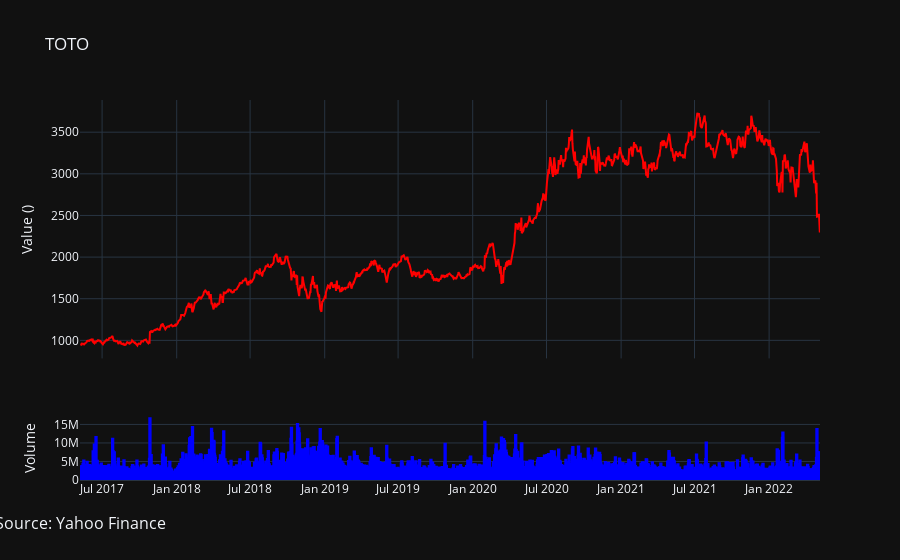

Here is the notebook cell this chart was saved with:
### Code cell
grisbi.strategie_tortue(df["2021":"2022"],plot=True)

grisbi.plot_stock(df, mode="plotly",title="TOTO",stockName="pouetpuet")

### Figure 1 — Plotly figure (JSON) as saved in the notebook; plotly's stock layout.template omitted (floating-point values rounded to 4 significant figures; data arrays with more than 128 entries replaced by an {"elided": "..."} marker saying what was removed)
{"data": [{"line": {"color": "red", "width": 2}, "mode": "lines", "name": "pouetpuet", "type": "scatter", "x": {"elided": "1260 str values"}, "xaxis": "x", "y": {"elided": "1260 float values"}, "yaxis": "y"}, {"marker": {"color": "blue", "line": {"color": "blue", "width": 3}}, "name": "Volume", "type": "bar", "x": {"elided": "1260 str values"}, "xaxis": "x2", "y": {"elided": "1260 int values"}, "yaxis": "y2"}], "layout": {"annotations": [{"font": {"size": 16}, "showarrow": false, "text": "Source: Yahoo Finance", "x": 0, "xanchor": "center", "xref": "paper", "y": 0, "yanchor": "top", "yref": "paper", "yshift": -30}], "showlegend": false, "title": {"text": "TOTO"}, "xaxis": {"anchor": "y", "domain": [0, 1], "matches": "x2", "rangeslider": {"visible": false}, "showticklabels": false, "type": "date"}, "xaxis2": {"anchor": "y2", "domain": [0, 1]}, "yaxis": {"anchor": "x", "domain": [0.32, 1], "title": {"text": "Value ()"}}, "yaxis2": {"anchor": "x2", "domain": [0, 0.17], "title": {"text": "Volume"}}}}
